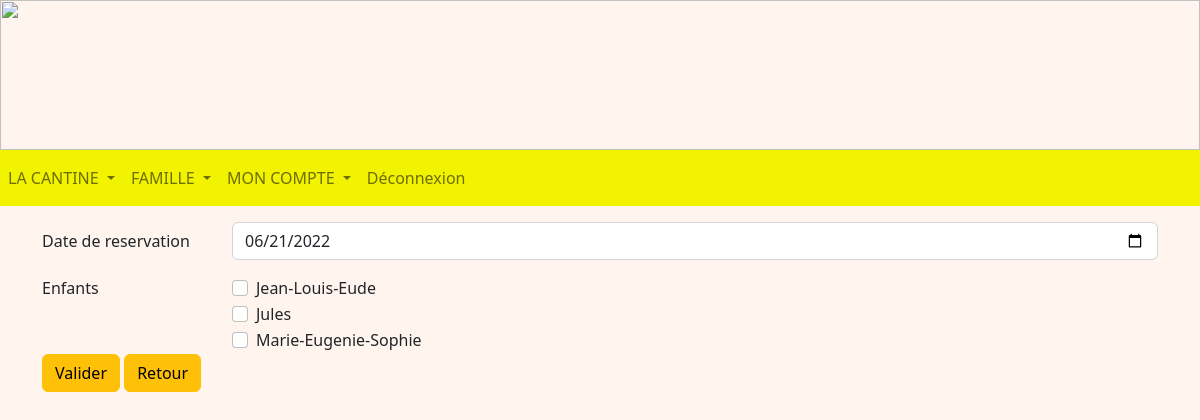
The app's page /ajoutRepas (signed in), older data.
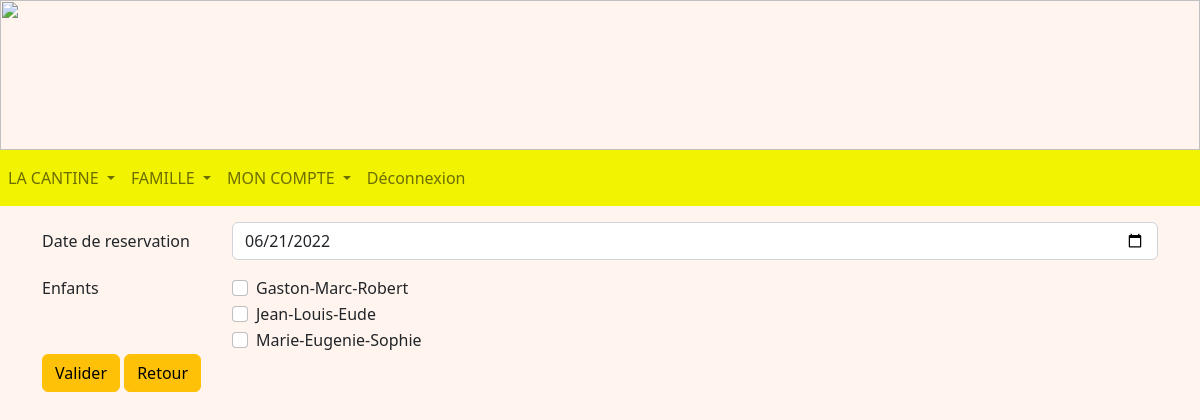
The same page, newer data.
### tables this page shows
CREATE TABLE Enfant (
  code_enfant integer primary key autoincrement,
  nom_enfant TEXT NOT NULL,
  prenom_enfant TEXT NOT NULL,
  code_tarif integer NOT NULL,
  code_classe integer NOT NULL,
  code_representant integer NOT NULL,
  code_formule integer NOT NULL,
  FOREIGN KEY (code_tarif) REFERENCES Tarif(code_tarif),
  FOREIGN KEY (code_classe) REFERENCES Classe(code_classe),
  FOREIGN KEY (code_representant) REFERENCES Representant(code_representant)
  FOREIGN KEY (code_formule) REFERENCES Formule(code_formule)
);

### representant.py (the view, shortened to what this page needs)
@app.route('/ajoutRepas', methods = ["GET", "POST"])
@login_required
def ajoutRepas():
    db = get_db()
    cur = db.cursor()
    user = cur.execute("SELECT type_compte FROM Compte WHERE identifiant = ?", (flask_login.current_user.name, )).fetchone()
    if user[0] == 'Representant':
        now = choixDate()
        newDate = now + datetime.timedelta(days = 2)
        enfants = cur.execute("SELECT code_enfant, prenom_enfant FROM Enfant AS E INNER JOIN Representant AS R ON E.code_representant = R.code_representant WHERE R.identifiant = ? ORDER BY prenom_enfant", (flask_login.current_user.name, )).fetchall()
        return render_template('R_ajoutRepas.html', enfants = enfants, now = now.strftime('%Y-%m-%d'))
    if user[0] == 'Admin':
        return redirect(url_for('accueilAdmin'))
    return redirect(url_for('accueilEnseignant'))

### main.py (called while the page is built)
@login_manager.user_loader
def load_user(user_id):
    db = get_db()
    cur = db.cursor()
    user = cur.execute('SELECT identifiant, mot_de_passe FROM Compte WHERE identifiant=?', (user_id, )).fetchone()
    return User(user[0], user[1])

def get_db():
    if 'db' not in g:
        g.db = sqlite3.connect(DATABASE)
    return g.db

@app.teardown_appcontext
def close_connection(exception):
    db = g.pop('db', None)
    if db is not None:
        db.close()

def choixDate():
    return datetime.datetime.today()

### templates/R_ajoutRepas.html (shortened to what this page needs)
<!DOCTYPE html>
<html>
<head>
    {% extends "R_layout.html" %}
    {% block content %}
    <div class="container mt-3">
        <form method="post">
            <div class="row mb-3">
                <label class="col-sm-2 col-form-label" for="repas">Date de reservation</label>
                <div class="col-sm-10">
                    <input class="form-control" type="date" id="repas" name="repas" value="{{ now }}" min="2010-01-01"
                        max="2100-12-31">
                </div>
            </div>
            <div class="form-group row">
                <div class="col-sm-2">Enfants</div>
                <div class="col-sm-10">
                    {% for enfant in enfants %}
                    <div class="form-check">
                        <input class="form-check-input" type="checkbox" value="{{ enfant[0] }}" name="{{ enfant[1] }}"
                            id="{{ enfant[1] }}">
                        <label class="form-check-label" for="{{ enfant[1] }}">
                            {{ enfant[1] }}
                        </label>
                    </div>
                    {% endfor %}
                </div>
            </div>
            <button class="btn btn-warning mb-3" type="submit">Valider</button>
            <a class="btn btn-warning mb-3" href="/repas">Retour</a>
        </form>
    </div>
    {% endblock %}

Row changes from the older to the newer data that the page shows:
removed Enfant: prenom_enfant "Jules"
added Enfant: prenom_enfant "Gaston-Marc-Robert"
